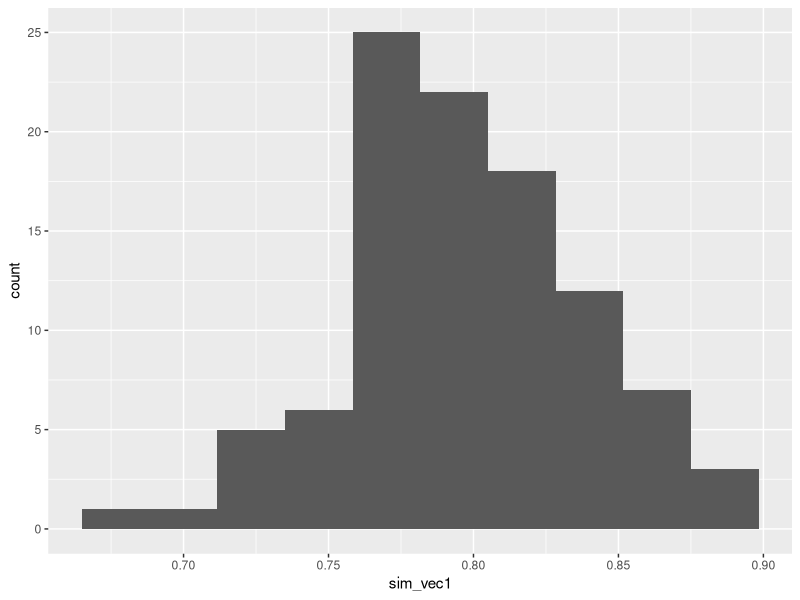
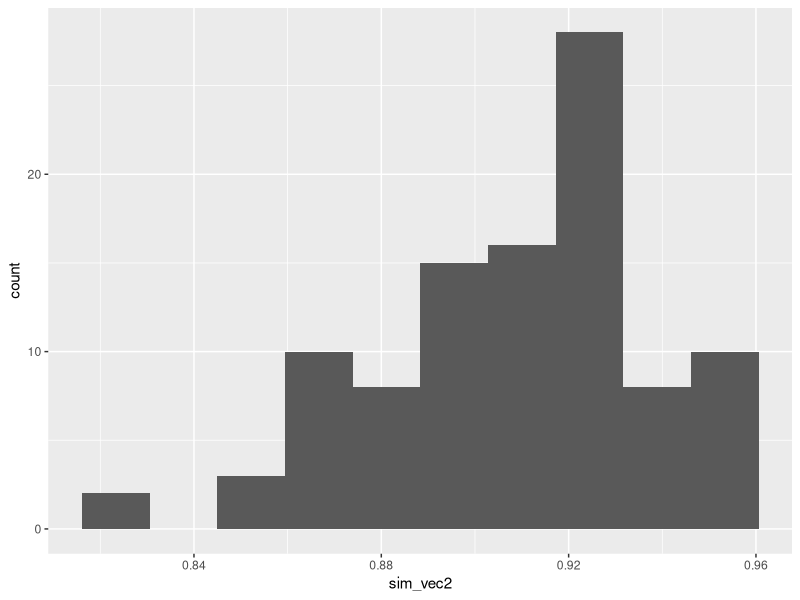
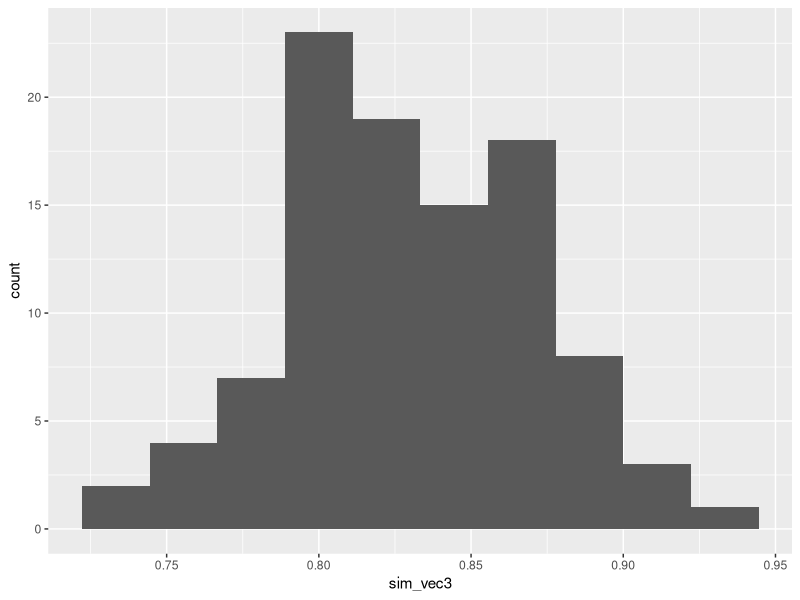
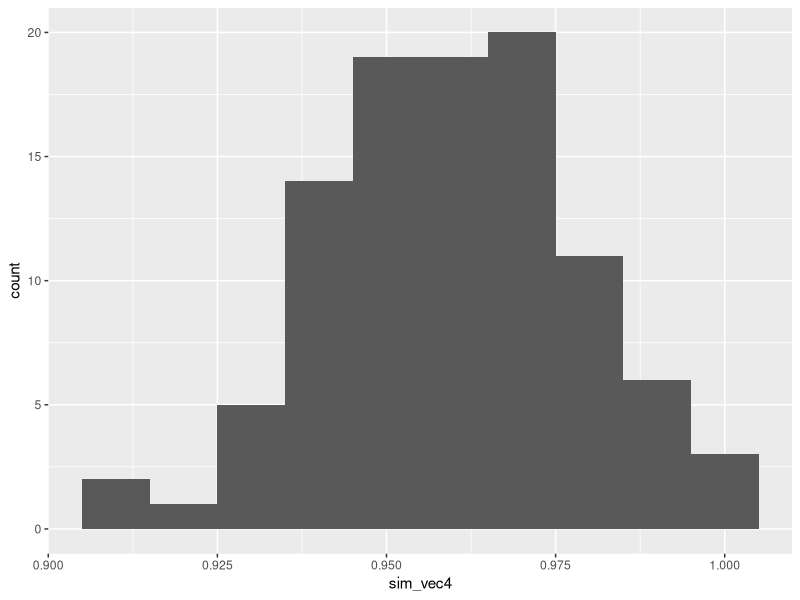
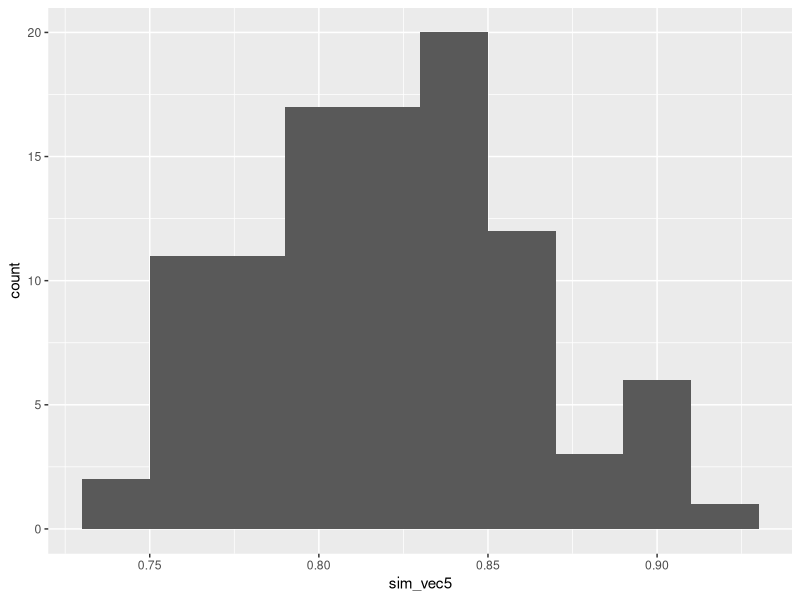

Reproduce these figures in R, in order. (Note: a time limit stopped this script after it produced the figures.)
## C.1 Power simulation for a t-test

# The very simplest way would be the following, where we generate  
# N participants per arm, and their data.

ttest_sim = function(
    nsim,  # the number of simulations to use
    N,     # number of participants per trial arm
    mu,    # mean outcome (for group C / under H0)
    tm,    # minimum detectable effect size
    sd     # sd of outcome
){
  H0_reject_vec = rep(NA, nsim) # to store 1 if H0 rejected, 0 if fail to reject H0
  for (i in 1:nsim){
    out_groupC = rnorm(N, mean=mu, sd=sd)
    out_groupT = rnorm(N, mean=mu + tm, sd=sd)
    ttest = t.test(
      out_groupC, out_groupT, 
      alternative = "two.sided", 
      var.equal = T, conf.level = 0.95)
    H0_reject_vec[i] = ifelse(ttest$p.value<0.05, 1, 0)
  }
  
  power.est = mean(H0_reject_vec)
  power.est
}

# For a sanity check, we can put in the number we got from the equation in Section 2. 
# To generate the data we need to specify a mean

# relies on seeds, so the result changes
ttest_sim(nsim=100, N=113, mu=5, tm=3, sd=8)

# this is close to what we expect from the formula approach. 
# To see how consistent this result is, we can see what happens over many sets of simulations
sim_vec1 = rep(NA, 100)
for (i in 1:100){
  sim_vec1[i] = ttest_sim(nsim=100, N=113, mu=5, tm=3, sd=8)
}
require(ggplot2)
ggplot(mapping = aes(sim_vec1)) + geom_histogram(bins=10)

# To achieve 1−β =  0.9, we need to increase  N. 
# It turns out that around 155 participants in each arm gives a mean power of around 0.9.
sim_vec2 = rep(NA, 100)
for (i in 1:100){
  sim_vec2[i] = ttest_sim(nsim=100, N=155, mu=5, tm=3, sd=8)
}
ggplot(mapping = aes(sim_vec2)) + geom_histogram(bins=10)

# It is sensible to choose a number such that we are sufficiently confident of our study having the power we require. 
# We may for example choose N so that the estimated power is at least 0.9 in some high proportion (say 90%) of the simulations.

# The change we need to make is to include a variance parameter for each group, rather than a common one. 
# Note that we aren’t changing the t.test function to use unequal variances, as it is common practice to keep assuming equal variances, and actually these variances still aren’t that different.
ttest_sim2 = function(
    nsim,  # the number of simulations to use
    N,     # number of participants per trial arm
    mu,    # mean outcome (for group C / under H0)
    tm,    # minimum detectable effect size
    sdC,   # sd of outcome in group C
    sdT    # sd of outcome in group T
){
  H0_reject_vec = rep(NA, nsim) # to store 1 if H0 rejected, 0 if fail to reject H0
  for (i in 1:nsim){
    out_groupC = rnorm(N, mean=mu, sd=sdC)
    out_groupT = rnorm(N, mean=mu + tm, sd=sdT)
    ttest = t.test(
      out_groupC, out_groupT, 
      alternative = "two.sided", 
      var.equal = T, conf.level = 0.95)
    H0_reject_vec[i] = ifelse(ttest$p.value<0.05, 1, 0)
  }
  
  power.est = mean(H0_reject_vec)
  power.est
}

# If the variances are equal, this gives the same as before (approximately)
ttest_sim2(nsim=100, N=155, mu=5, tm=3, sdC=8, sdT=8)

# However, if we increase the outcome variance in group T by 25%, things change:
ttest_sim2(nsim=100, N=155, mu=5, tm=3, sdC=8, sdT=10)

sim_vec3 = rep(NA, 100)
for (i in 1:100){
  sim_vec3[i] = ttest_sim2(nsim=100, N=155, mu=5, tm=3, sdC=8, sdT=10)
}
ggplot(mapping = aes(sim_vec3)) + geom_histogram(bins=10)

# Figure C.3: Power estimates for 100 sets of 100 simulations with larger outcome SD in group T.
# By contrast, if the outcome variance is lower (this is much less likely) then the power will be higher than calculated:
sim_vec4 = rep(NA, 100)
for (i in 1:100){
  sim_vec4[i] = ttest_sim2(nsim=100, N=155, mu=5, tm=3, sdC=8, sdT=6)
}
ggplot(mapping = aes(sim_vec4)) + geom_histogram(bins=10)

# Recreate the function from Exercise C.2, where the two groups have different variances. 
# This time, simulate the data sequentially, using simple random sampling as the allocation method.
# What happens to the power distribution for the scenario we considered in that question?
# What happens for a much smaller N, say N=25?

one_trial_srs = function(
    N,     # number of participants per trial arm
    mu,    # mean outcome (for group C / under H0)
    tm,    # minimum detectable effect size
    sdC,   # sd of outcome in group C
    sdT    # sd of outcome in group T
){
  ## Create empty vectors to contain output for groups C and T
  outC = integer()
  outT = integer()
  
  for (i in 1:(2*N)){
    # allocate using SRS
    arm = sample(c("C", "T"), size=1)
    # generate outcome according to groups' distributions
    if (arm == "C"){
      outi = rnorm(1, mean=mu, sd=sdC)
      outC = c(outC, outi)
    } else if (arm == "T"){
      outi = rnorm(1, mean=mu+tm, sd=sdT)
      outT = c(outT, outi)
    }
  }
  # conduct t-test for this trial
  t.test(x=outC, y=outT, 
         alternative = "two.sided", paired=F, 
         var.equal=T, conf.level=0.95)
}

ttest_sim_srs = function(
    nsim,  # the number of simulations to use
    N,     # number of participants per trial arm
    mu,    # mean outcome (for group C / under H0)
    tm,    # minimum detectable effect size
    sdC,   # sd of outcome in group C
    sdT    # sd of outcome in group T
){
  H0_reject_vec = rep(NA, nsim) # to store 1 if H0 rejected, 0 if fail to reject H0
  
  for (i in 1:nsim){
    trial_i = one_trial_srs(N, mu, tm, sdC, sdT)
    H0_reject_vec[i] = ifelse(trial_i$p.value<0.05, 1, 0)
  }
  
  power.est = mean(H0_reject_vec)
  power.est
}

ttest_sim_srs(nsim=100, N=155, mu=5, tm=3, sdC=8, sdT=10)

sim_vec5 = rep(NA, 100)
for (i in 1:100){
  sim_vec5[i] = ttest_sim_srs(nsim=100, N=155, mu=5, tm=3, sdC=8, sdT=10)
}
ggplot(mapping = aes(sim_vec5)) + geom_histogram(bins=10)

# Figure C.5: Power estimates for 100 sets of 100 simulations with N=155 with larger outcome SD in group T, with SRS allocation.
# and we see that the spread is much higher than when we had two exactly equal groups, as in Figure C.3.
# If N is smaller, the variance in the power estimates will be higher, because the potential for imbalance will be greater.

## C.2 Power simulation for ANCOVA
# only need ANCOVA for power simulation rather than the t-test
# In our analysis section we learned that the ANCOVA model is much more efficient and flexible than a t-test, so now we’ll simulate our data with that analysis method in mind.

## Function to simulate one trial (with ANCOVA analysis)
ancova_trial_srs = function(
    N,       # Number of participants per group
    mu_B,    # baseline mean
    mu,      # outcome mean (control group / H_0)
    rho,     # correlation between baseline and outcome
    tm,      # minimum detectable effect size
    sd_eps,  # SD of error
    sd_B     # SD of baseline measurement
){
  ## Empty data frame for trial data
  trial_mat = matrix(NA, ncol=3, nrow=2*N)
  trial_df = data.frame(trial_mat)
  names(trial_df) = c("baseline", "arm", "outcome")
  
  for (i in 1:(2*N)){
    bas_i = rnorm(1, mean=mu_B, sd=sd_B)
    trial_df$baseline[i] = bas_i
    alloc_i = sample(c("C", "T"), 1) # Using SRS in this function
    trial_df$arm[i] = alloc_i
    eps_i = rnorm(1, mean=0, sd=sd_eps)
    if(alloc_i == "C"){
      out_i = mu + rho*(bas_i - mu_B) + eps_i
    } else if (alloc_i == "T"){
      out_i = mu + tm + rho*(bas_i - mu_B) + eps_i
    }
    trial_df$outcome[i] = out_i
  }
  model.fit = lm(outcome ~ baseline + arm, data=trial_df)
  summary(model.fit)
}

## Function to simulate many trials (with ANCOVA analysis)

ancova_sim_srs = function(
    nsim,  # the number of simulations to use
    N,       # Number of participants per group
    mu_B,    # baseline mean
    mu,      # outcome mean (control group / H_0)
    rho,     # correlation between baseline and outcome
    tm,      # minimum detectable effect size
    sd_eps,  # SD of error
    sd_B     # SD of baseline measurement
){
  H0_reject_vec = rep(NA, nsim) # to store 1 if H0 rejected, 0 if fail to reject H0
  
  for (i in 1:nsim){
    trial_i = ancova_trial_srs(N, mu_B, mu, rho, tm, sd_eps, sd_B)
    H0_reject_vec[i] = ifelse(trial_i$coefficients[3,4]<0.05, 1, 0)
  }
  
  power.est = mean(H0_reject_vec)
  power.est
}

sim_vec6 = rep(NA, 100)
for (i in 1:100){
  sim_vec6[i] = ancova_sim_srs(nsim=100, N=90, mu_B=50, mu=60, 
                               rho=0.65, tm=3, sd_eps=6, sd_B = 8)
}
ggplot(mapping = aes(sim_vec6)) + geom_histogram(bins=10)

# Figure C.6: Power estimates for 100 sets of 100 simulations with larger outcome SD, with SRS allocation, with  
# N=75, assuming an ANCOVA analysis. The power is much higher than for our t-test simulation with N=100. 
# This is because the variance of the treatment effect estimate is lower for ANCOVA for the t-test 
# (by a factor of  (1-p^2), as we saw in Section 4.3.1.2.

# We could extend this in many ways to better understand the uncertainty around the power for a given sample size. For example:
# Trying different allocation methods
# Incorporating uncertainty around quantities like  μ,μB,ρ etc.
# If you still have time you might like to look into these as an extension problem.
